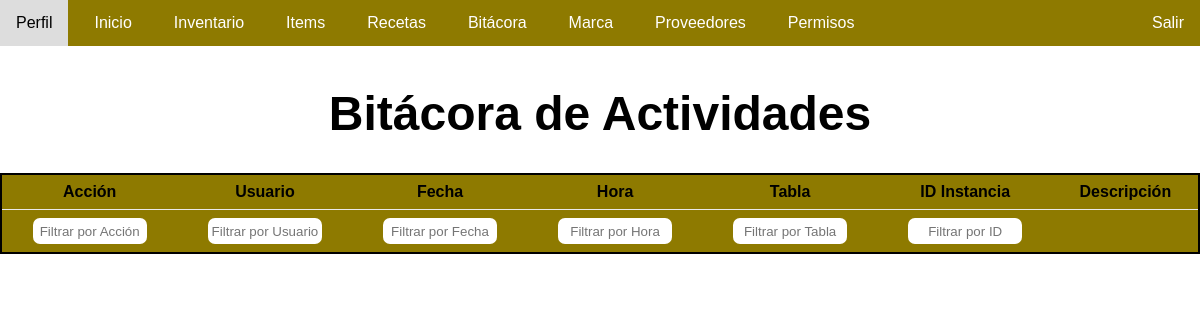
The app's page /bitacora/ (signed in), older data.
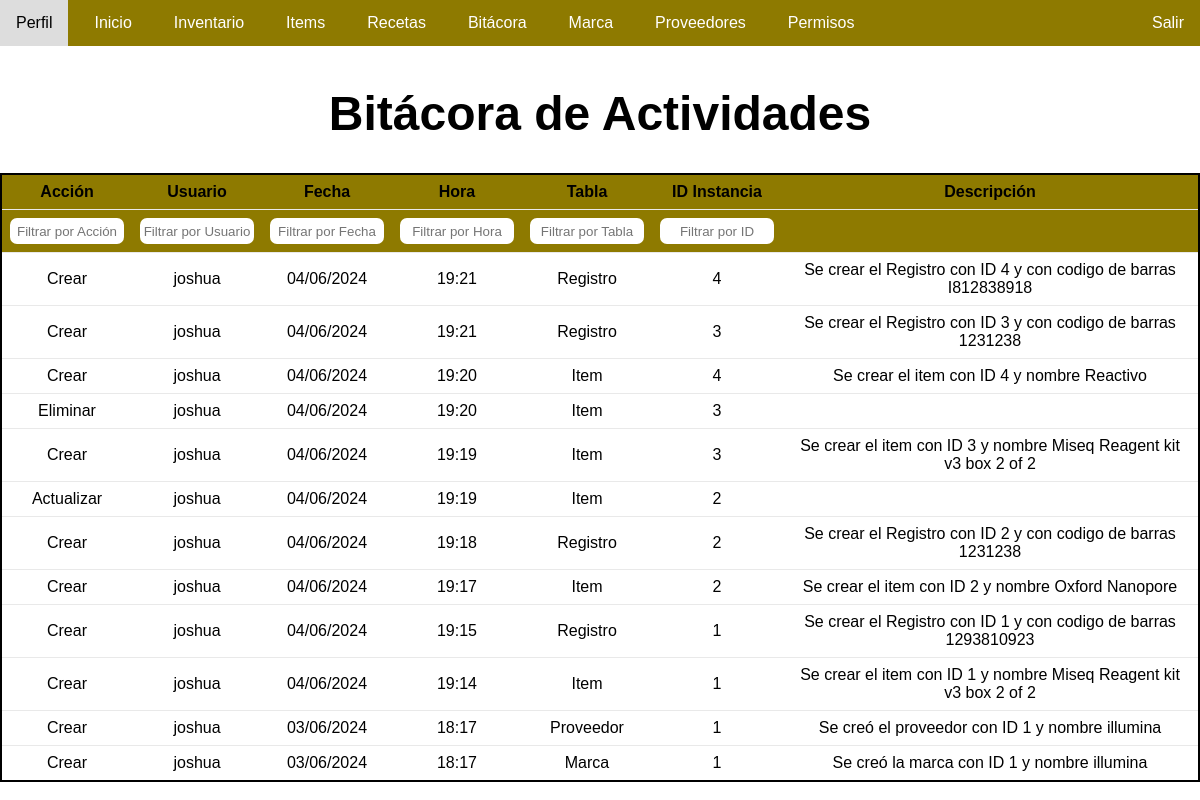
The same page, newer data.
### app/models.py (models this page shows)
class Bitacora(models.Model):
    accion = models.CharField(max_length=50)
    usuario = models.ForeignKey(User, on_delete=models.SET_NULL, null=True)
    fecha_hora = models.DateTimeField(auto_now_add=True)
    modelo = models.CharField(max_length=100)
    instancia_id = models.IntegerField(null=True, blank=True)
    descripcion = models.TextField()
    @property
    def fecha(self):
        return self.fecha_hora.date()
    @property
    def hora(self):
        return self.fecha_hora.time()

### user/models.py (models this page shows, shortened)
class User(AbstractUser):
    picture = models.ImageField(default='perfil.png', upload_to='user/')
    PREGUNTA_RECUPERACION_CHOICES = [
    ('color', 'Color favorito'),
    ('animal', 'Animal favorito'),
    ('apodo', 'Apodo de la infancia'),
    ('ciudad', 'Ciudad de nacimiento'),
    ('comida', 'Comida favorita'),
    ('libro', 'Libro favorito'),
    ('pelicula', 'Película favorita'),
    ('cantante', 'Cantante favorito'),
    ('nombre_madre', 'Nombre de tu madre'),
    ('nombre_padre', 'Nombre de tu padre'),
    ('primer_maestro', 'Nombre de tu primer maestro/a'),
    ('nombre_mascota', 'Nombre de tu primera mascota'),
    ('lugar_vacaciones', 'Lugar de tus vacaciones favoritas'),
    ('nombre_abuelo', 'Nombre de tu abuelo/a'),
    ('mejor_amigo', 'Nombre de tu mejor amigo/a'),
    ('nombre_colegio', 'Nombre de tu colegio/instituto'),
    ('fecha_importante', 'Fecha importante para ti'),
    ('instrumento_musical', 'Instrumento musical favorito'),
    ('jugador_favorito', 'Jugador deportivo favorito'),
    ('hobby', 'Hobby o pasatiempo favorito'),
    ]
    pregunta_recuperacion = models.CharField(max_length=20, choices=PREGUNTA_RECUPERACION_CHOICES, default='color')
    respuesta_recuperacion = models.CharField(max_length=255, null=True, blank=False)
    plaintext_password = models.CharField(max_length=128, null=True, blank=True)

### app/views.py (the view)
# urls.py: path('bitacora/', views.bitacora, name='bitacora'),
@login_required
@permission_required('app.view_bitacora')
def bitacora(request):
    registros = Bitacora.objects.all().order_by('-fecha_hora')
    return render(request, 'bitacora.html', {'registros': registros})

### app/templates/bitacora.html (shortened to what this page needs)
{% load static %}
<!DOCTYPE html>
<html lang="es">
<head>
    <link rel="stylesheet" type="text/css" href="{% static 'css/marca.css' %}">
    <link rel="stylesheet" href="//code.jquery.com/ui/1.12.1/themes/base/jquery-ui.css">
</head>
<body>
    <div class="container">
        <nav class="navbar">
            <ul>
                <li><a href="/perfil/">Perfil</a></li>
                <li><a href="/">Inicio</a></li>
                {% if perms.app.view_item %}
                <li><a href="/inventario/">Inventario</a></li>
                {% endif %}
                {% if perms.app.view_item %}
                <li><a href="{% url 'listar_items' %}">Items</a></li>
                {% endif %}
                <li><a href="/recetas/">Recetas</a></li>
                <li><a href="/bitacora/">Bitácora</a></li>
                {% if perms.app.view_marca %}
                <li><a href="/marca/">Marca</a></li>
                {% endif %}
                {% if perms.app.view_proveedor %}
                <li><a href="/proveedores/">Proveedores</a></li>
                {% endif %}
                {% if perms.app.view_auth_permission %}
                <li><a href="/asignar-permisos/">Permisos</a></li>
                {% endif %}
                <li>
                    <div class="cerrar-sesion"><a href="{% url 'salir' %}" class="cerrar-sesion">Salir</a></div>
                </li>
            </ul>
        </nav>
    </div>
    <br><br><br>
    <h1>Bitácora de Actividades</h1>
    <table class="default">
        <thead>
            <tr>
                <th>Acción</th>
                <th>Usuario</th>
                <th>Fecha</th>
                <th>Hora</th>
                <th>Tabla</th>
                <th>ID Instancia</th>
                <th>Descripción</th>
            </tr>
            <tr>
                <th><input type="text" id="accion-filter" placeholder="Filtrar por Acción"></th>
                <th><input type="text" id="usuario-filter" placeholder="Filtrar por Usuario"></th>
                <th><input type="text" id="fecha-filter" placeholder="Filtrar por Fecha"></th>
                <th><input type="text" id="hora-filter" placeholder="Filtrar por Hora"></th>
                <th><input type="text" id="modelo-filter" placeholder="Filtrar por Tabla"></th>
                <th><input type="text" id="instancia-id-filter" placeholder="Filtrar por ID"></th>
                <th></th>
            </tr>
        </thead>
        <tbody>
            {% for registro in registros %}
            <tr>
                <td>{{ registro.accion }}</td>
                <td>{% if registro.usuario %}{{ registro.usuario.username }}{% else %}N/A{% endif %}</td>
                <td>{{ registro.fecha|date:"d/m/Y" }}</td>
                <td>{{ registro.hora }}</td>
                <td>{{ registro.modelo }}</td>
                <td>{{ registro.instancia_id }}</td>
                <td>{{ registro.descripcion }}</td>
            </tr>
            {% endfor %}
        </tbody>
    </table>
</body>
</html>

### app/static/css/marca.css (style rules this page uses)
body { margin: 0; padding: 0%; font-family: Arial, sans-serif; }
.navbar { background-color: #8E7A00; overflow: hidden; margin: auto; position: fixed; top: 0; left: 0; width: 100%; }
.navbar ul { list-style-type: none; margin: 0; padding: 0; overflow: hidden; display: flex; }
.navbar ul li { margin-right: 10px; }
.navbar ul li a { display: block; color: white; text-align: center; padding: 14px 16px; text-decoration: none; }
.navbar ul li a.cerrar-sesion { position: absolute; color: white; text-align: center; padding: 14px 16px; text-decoration: none; right: 0; }
table { width: 100%; height: 100%; border-collapse: collapse; cursor: default; border: rgb(0, 0, 0) 2px solid; }
th, td { padding: 8px; text-align: center; border-bottom: 1px solid rgba(194, 192, 192, 0.356) }
th { background-color: #8E7A00; color: rgb(0, 0, 0); position: sticky; top: 0; }
h1 { text-align: center; font-size: xxx-large; }
table input[type="text"], #fecha-hora-filter { width: 110px; height: 24px; border-radius: 7px; border: none; text-align: center; }

Row changes from the older to the newer data that the page shows:
added Bitacora: accion "Crear", usuario.username "joshua", fecha "04/06/2024", hora "19:21", modelo "Registro", instancia_id "4", descripcion "Se crear el Registro con ID 4 y con codigo de barras I812838918"
added Bitacora: accion "Crear", usuario.username "joshua", fecha "04/06/2024", hora "19:21", modelo "Registro", instancia_id "3", descripcion "Se crear el Registro con ID 3 y con codigo de barras 1231238"
added Bitacora: accion "Crear", usuario.username "joshua", fecha "04/06/2024", hora "19:20", modelo "Item", instancia_id "4", descripcion "Se crear el item con ID 4 y nombre Reactivo"
added Bitacora: accion "Eliminar", usuario.username "joshua", fecha "04/06/2024", hora "19:20", modelo "Item", instancia_id "3"
added Bitacora: accion "Crear", usuario.username "joshua", fecha "04/06/2024", hora "19:19", modelo "Item", instancia_id "3", descripcion "Se crear el item con ID 3 y nombre Miseq Reagent kit v3 box 2 of 2"
added Bitacora: accion "Actualizar", usuario.username "joshua", fecha "04/06/2024", hora "19:19", modelo "Item", instancia_id "2"
added Bitacora: accion "Crear", usuario.username "joshua", fecha "04/06/2024", hora "19:18", modelo "Registro", instancia_id "2", descripcion "Se crear el Registro con ID 2 y con codigo de barras 1231238"
added Bitacora: accion "Crear", usuario.username "joshua", fecha "04/06/2024", hora "19:17", modelo "Item", instancia_id "2", descripcion "Se crear el item con ID 2 y nombre Oxford Nanopore"
added Bitacora: accion "Crear", usuario.username "joshua", fecha "04/06/2024", hora "19:15", modelo "Registro", instancia_id "1", descripcion "Se crear el Registro con ID 1 y con codigo de barras 1293810923"
added Bitacora: accion "Crear", usuario.username "joshua", fecha "04/06/2024", hora "19:14", modelo "Item", instancia_id "1", descripcion "Se crear el item con ID 1 y nombre Miseq Reagent kit v3 box 2 of 2"
added Bitacora: accion "Crear", usuario.username "joshua", fecha "03/06/2024", hora "18:17", modelo "Proveedor", instancia_id "1", descripcion "Se creó el proveedor con ID 1 y nombre illumina"
added Bitacora: accion "Crear", usuario.username "joshua", fecha "03/06/2024", hora "18:17", modelo "Marca", instancia_id "1", descripcion "Se creó la marca con ID 1 y nombre illumina"
